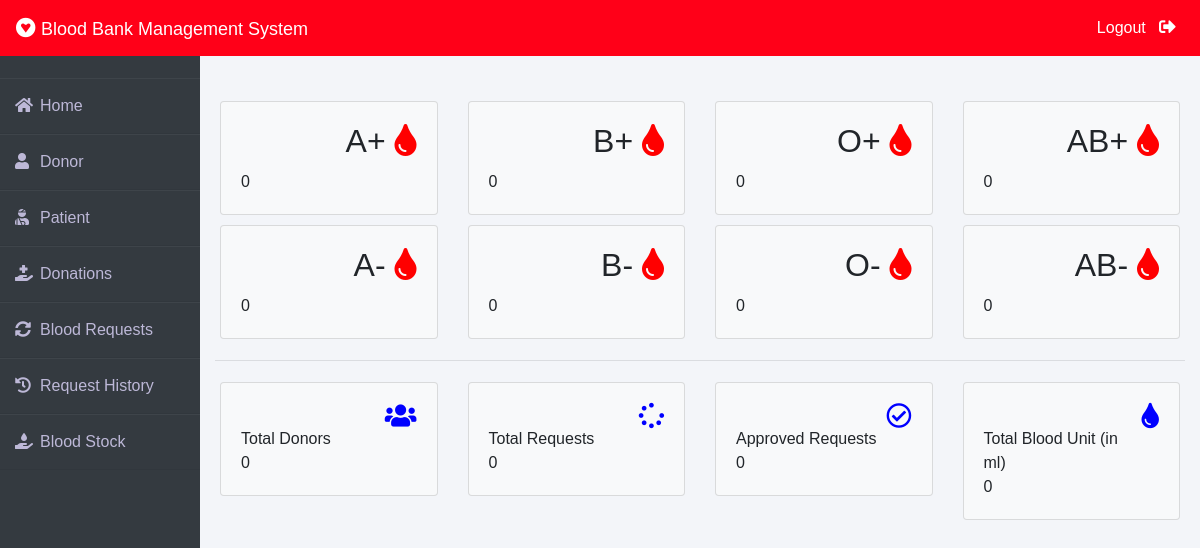
Page /admin-dashboard (signed in) on the committed database.
### blood/models.py (models this page shows, shortened)
class Stock(models.Model):
    bloodgroup=models.CharField(max_length=10)
    unit=models.PositiveIntegerField(default=0)

### blood/views.py (the view)
# urls.py: path('admin-dashboard', views.admin_dashboard_view,name='admin-dashboard'),
@login_required(login_url='adminlogin')
def admin_dashboard_view(request):
    totalunit=models.Stock.objects.aggregate(Sum('unit'))
    dict={
        'A1':models.Stock.objects.get(bloodgroup="A+"),
        'A2':models.Stock.objects.get(bloodgroup="A-"),
        'B1':models.Stock.objects.get(bloodgroup="B+"),
        'B2':models.Stock.objects.get(bloodgroup="B-"),
        'AB1':models.Stock.objects.get(bloodgroup="AB+"),
        'AB2':models.Stock.objects.get(bloodgroup="AB-"),
        'O1':models.Stock.objects.get(bloodgroup="O+"),
        'O2':models.Stock.objects.get(bloodgroup="O-"),
        'totaldonors':dmodels.Donor.objects.all().count(),
        'totalbloodunit':totalunit['unit__sum'],
        'totalrequest':models.BloodRequest.objects.all().count(),
        'totalapprovedrequest':models.BloodRequest.objects.all().filter(status='Approved').count()
    }
    return render(request,'blood/admin_dashboard.html',context=dict)

### templates/blood/admin_dashboard.html
{% extends 'blood/adminbase.html' %}
{% block content %}
<br><br>
<div class="container">
    <div class="row">
        <div class="col-sm-3">
          <div class="card bg-light">
            <div class="card-body">
                <div class="blood">
                    <h2>A+ <i class="fas fa-tint"></i></h2>
                </div><br><br>
                <div>
                    {{A1.unit}}
                </div>
            </div>
          </div>
        </div>
        <div class="col-sm-3">
            <div class="card bg-light">
                <div class="card-body">
                    <div class="blood">
                        <h2>B+ <i class="fas fa-tint"></i></h2>
                    </div><br><br>
                    <div>
                      {{B1.unit}}
                    </div>
                </div>
              </div>
        </div>
        <div class="col-sm-3">
            <div class="card bg-light">
                <div class="card-body">
                    <div class="blood">
                        <h2>O+ <i class="fas fa-tint"></i></h2>
                    </div><br><br>
                    <div>
                      {{O1.unit}}
                    </div>
                </div>
              </div>
          </div>
          <div class="col-sm-3">
            <div class="card bg-light">
                <div class="card-body">
                    <div class="blood">
                        <h2>AB+ <i class="fas fa-tint"></i></h2>
                    </div><br><br>
                    <div>
                      {{AB1.unit}}
                    </div>
                </div>
              </div>
          </div>
      </div>
      <div class="row">
        <div class="col-sm-3">
          <div class="card bg-light">
            <div class="card-body">
                <div class="blood">
                    <h2>A- <i class="fas fa-tint"></i></h2>
                </div><br><br>
                <div>
                  {{A2.unit}}
                </div>
            </div>
          </div>
        </div>
        <div class="col-sm-3">
            <div class="card bg-light">
                <div class="card-body">
                    <div class="blood">
                        <h2>B- <i class="fas fa-tint"></i></h2>
                    </div><br><br>
                    <div>
                      {{B2.unit}}
                    </div>
                </div>
              </div>
        </div>
        <div class="col-sm-3">
            <div class="card bg-light">
                <div class="card-body">
                    <div class="blood">
                        <h2>O- <i class="fas fa-tint"></i></h2>
                    </div><br><br>
                    <div>
                      {{O2.unit}}
                    </div>
                </div>
              </div>
          </div>
          <div class="col-sm-3">
            <div class="card bg-light">
                <div class="card-body">
                    <div class="blood">
                        <h2>AB- <i class="fas fa-tint"></i></h2>
                    </div><br><br>
                    <div>
                      {{AB2.unit}}
                    </div>
                </div>
              </div>
          </div>
      </div>
<hr>
    <div class="row">
      <div class="col-sm-3">
        <div class="card bg-light">
          <div class="card-body">
              <div class="blood">
                  <i class="fas fa-users"></i>
              </div><br>
              <div>
                  Total Donors <br>
                  {{totaldonors}}
              </div>
          </div>
        </div>
      </div>
      <div class="col-sm-3">
          <div class="card bg-light">
              <div class="card-body">
                  <div class="blood">
                      <i class="fas fa-spinner"></i>
                  </div><br>
                  <div>
                      Total Requests <br>
                     {{totalrequest}}
                  </div>
              </div>
            </div>
      </div>
      <div class="col-sm-3">
          <div class="card bg-light">
              <div class="card-body">
                  <div class="blood">
                      <i class="far fa-check-circle"></i>
                  </div><br>
                  <div>
                      Approved Requests <br>
                      {{totalapprovedrequest}}
                  </div>
              </div>
            </div>
        </div>
        <div class="col-sm-3">
          <div class="card bg-light">
              <div class="card-body">
                  <div class="blood">
                      <i class="fas fa-tint xyz"></i>
                  </div><br>
                  <div>
                      Total Blood Unit (in ml) <br>
                      {{totalbloodunit}}
                  </div>
              </div>
            </div>
        </div>
    </div>
</div>
{% endblock content %}

### templates/blood/adminbase.html (shortened to what this page needs)
<!DOCTYPE html>
<html lang="en">
<head>
    <link rel="stylesheet" href="https://maxcdn.bootstrapcdn.com/bootstrap/4.0.0/css/bootstrap.min.css">
    <link rel="stylesheet" href="https://cdnjs.cloudflare.com/ajax/libs/font-awesome/5.14.0/css/all.css">
</head>
<body>
    <nav class="navbar navbar-expand-lg navbar-light fixed-top bg-danger">
        <a style="color:white;" class="navbar-brand" href="/"><i class="fab fa-gratipay"></i>&nbsp;<font face = "Comic sans MS" size ="4">Blood Bank Management System</font></a>
        <div class="navbar-collapse collapse w-100 order-3 dual-collapse2">
            <ul class="navbar-nav ml-auto">
                <li class="nav-item">
                    <a class="nav-link" style="color: white;" href="/logout">Logout &nbsp; <i class="fas fa-sign-out-alt"></i></a>
                </li>
            </ul>
        </div>
      </nav>
<br><br>
<div class="wrapper">
    <div class="sidebar">
        <ul>
            <li><a style="text-decoration:none;" href="/"><i class="fas fa-home"></i>Home</a></li>
            <li><a style="text-decoration:none;" href="/admin-donor"><i class="fas fa-user"></i>Donor</a></li>
            <li><a style="text-decoration:none;" href="/admin-patient"><i class="fas fa-user-injured"></i>Patient</a></li>
            <li><a style="text-decoration:none;" href="/admin-donation"><i class="fas fa-hand-holding-medical"></i>Donations</a></li>
            <li><a style="text-decoration:none;" href="/admin-request"><i class="fas fa-sync-alt"></i>Blood Requests</a></li>
            <li><a style="text-decoration:none;" href="/admin-request-history"><i class="fas fa-history"></i>Request History</a></li>
            <li><a style="text-decoration:none;" href="/admin-blood"><i class="fas fa-hand-holding-water"></i>Blood Stock</a></li>
        </ul>
    </div>
    <div class="main_content">
{% block content %}
{% endblock content %}
    </div>
</div>
</body>
</html>

### templates/blood/adminbase.html (style rules this page uses)
.row { padding: 5px; }
.fa-tint { color: red; }
.blood { float: right; }
.fa-users { color: blue; font-size: 3ex; }
.fa-spinner { color: blue; font-size: 3ex; }
.fa-check-circle { color: blue; font-size: 3ex; }
.xyz { color: blue; font-size: 3ex; }
* { margin: 0; padding: 0; box-sizing: border-box; list-style: none; text-decoration: none; font-family: 'Josefin Sans', sans-serif; }
body { background-color: #f3f5f9; }
.bg-danger { background-color: #ff0018!important; }
.wrapper { display: flex; position: relative; }
.wrapper .sidebar { width: 200px; height: 100%; background: #343a40; padding: 30px 0px; position: fixed; }
.wrapper .sidebar ul li { padding: 15px; border-bottom: 1px solid #bdb8d7; border-bottom: 1px solid rgba(0,0,0,0.05); border-top: 1px solid rgba(255,255,255,0.05); }
.wrapper .sidebar ul li a { color: #bdb8d7; display: block; }
.wrapper .sidebar ul li a .fas { width: 25px; }
.wrapper .main_content { width: 100%; margin-left: 200px; }
.fa-sign-out-alt { color: white; font-size: 2ex; }

### rows in the picture
Stock: unit "0"
Stock: unit "0"
Stock: unit "0"
Stock: unit "0"
Stock: unit "0"
Stock: unit "0"
Stock: unit "0"
Stock: unit "0"

### other values in the picture
{{ totaldonors }} "0"
{{ totalrequest }} "0"
{{ totalapprovedrequest }} "0"
{{ totalbloodunit }} "0"
